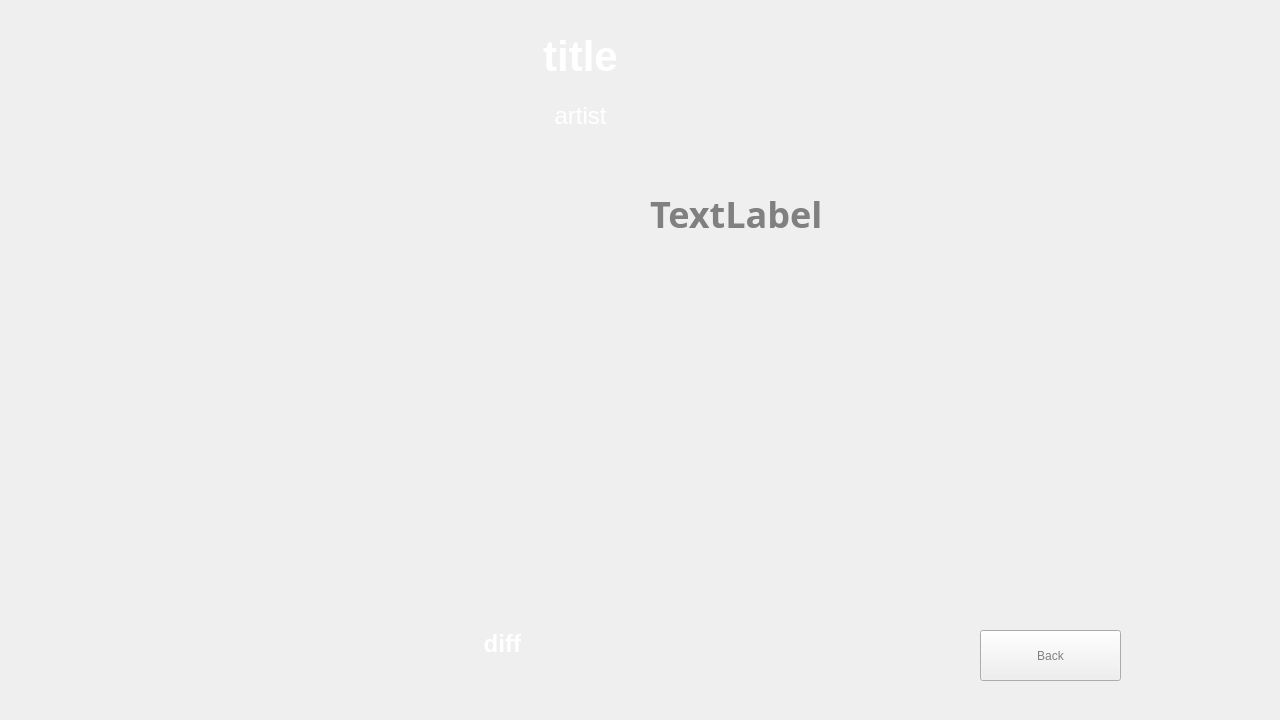
<?xml version="1.0" encoding="UTF-8"?>
<ui version="4.0">
 <class>ResultOverlay</class>
 <widget class="QWidget" name="ResultOverlay">
  <property name="geometry">
   <rect>
    <x>0</x>
    <y>0</y>
    <width>1280</width>
    <height>720</height>
   </rect>
  </property>
  <property name="minimumSize">
   <size>
    <width>1280</width>
    <height>720</height>
   </size>
  </property>
  <property name="maximumSize">
   <size>
    <width>1280</width>
    <height>720</height>
   </size>
  </property>
  <property name="windowTitle">
   <string>Form</string>
  </property>
  <property name="styleSheet">
   <string notr="true">color:gray;</string>
  </property>
  <widget class="QLabel" name="titleLabel">
   <property name="geometry">
    <rect>
     <x>10</x>
     <y>10</y>
     <width>1141</width>
     <height>91</height>
    </rect>
   </property>
   <property name="styleSheet">
    <string notr="true">color: white; 
font-size: 42px; 
font-weight: bold;</string>
   </property>
   <property name="text">
    <string>title</string>
   </property>
   <property name="alignment">
    <set>Qt::AlignmentFlag::AlignCenter</set>
   </property>
  </widget>
  <widget class="QLabel" name="artistLabel">
   <property name="geometry">
    <rect>
     <x>10</x>
     <y>100</y>
     <width>1141</width>
     <height>31</height>
    </rect>
   </property>
   <property name="styleSheet">
    <string notr="true">color: white; 
font-size: 24px; </string>
   </property>
   <property name="text">
    <string>artist</string>
   </property>
   <property name="alignment">
    <set>Qt::AlignmentFlag::AlignCenter</set>
   </property>
  </widget>
  <widget class="QLabel" name="coverLabel">
   <property name="geometry">
    <rect>
     <x>40</x>
     <y>140</y>
     <width>480</width>
     <height>480</height>
    </rect>
   </property>
   <property name="minimumSize">
    <size>
     <width>480</width>
     <height>480</height>
    </size>
   </property>
   <property name="maximumSize">
    <size>
     <width>480</width>
     <height>480</height>
    </size>
   </property>
   <property name="text">
    <string/>
   </property>
  </widget>
  <widget class="QLabel" name="diffLabel">
   <property name="geometry">
    <rect>
     <x>320</x>
     <y>630</y>
     <width>201</width>
     <height>41</height>
    </rect>
   </property>
   <property name="styleSheet">
    <string notr="true">color: white; 
font-size: 24px; 
font-weight: bold;</string>
   </property>
   <property name="text">
    <string>diff</string>
   </property>
   <property name="alignment">
    <set>Qt::AlignmentFlag::AlignRight|Qt::AlignmentFlag::AlignTop|Qt::AlignmentFlag::AlignTrailing</set>
   </property>
  </widget>
  <widget class="QLabel" name="dataLabel">
   <property name="geometry">
    <rect>
     <x>650</x>
     <y>189</y>
     <width>480</width>
     <height>391</height>
    </rect>
   </property>
   <property name="maximumSize">
    <size>
     <width>480</width>
     <height>480</height>
    </size>
   </property>
   <property name="font">
    <font>
     <family>Cascadia Code</family>
     <pointsize>-1</pointsize>
     <bold>true</bold>
    </font>
   </property>
   <property name="styleSheet">
    <string notr="true">font-size: 36px; 
font-weight: bold;</string>
   </property>
   <property name="text">
    <string>TextLabel</string>
   </property>
   <property name="alignment">
    <set>Qt::AlignmentFlag::AlignLeading|Qt::AlignmentFlag::AlignLeft|Qt::AlignmentFlag::AlignTop</set>
   </property>
  </widget>
  <widget class="QPushButton" name="backButton">
   <property name="geometry">
    <rect>
     <x>980</x>
     <y>630</y>
     <width>141</width>
     <height>51</height>
    </rect>
   </property>
   <property name="text">
    <string>Back</string>
   </property>
  </widget>
 </widget>
 <resources/>
 <connections/>
</ui>
